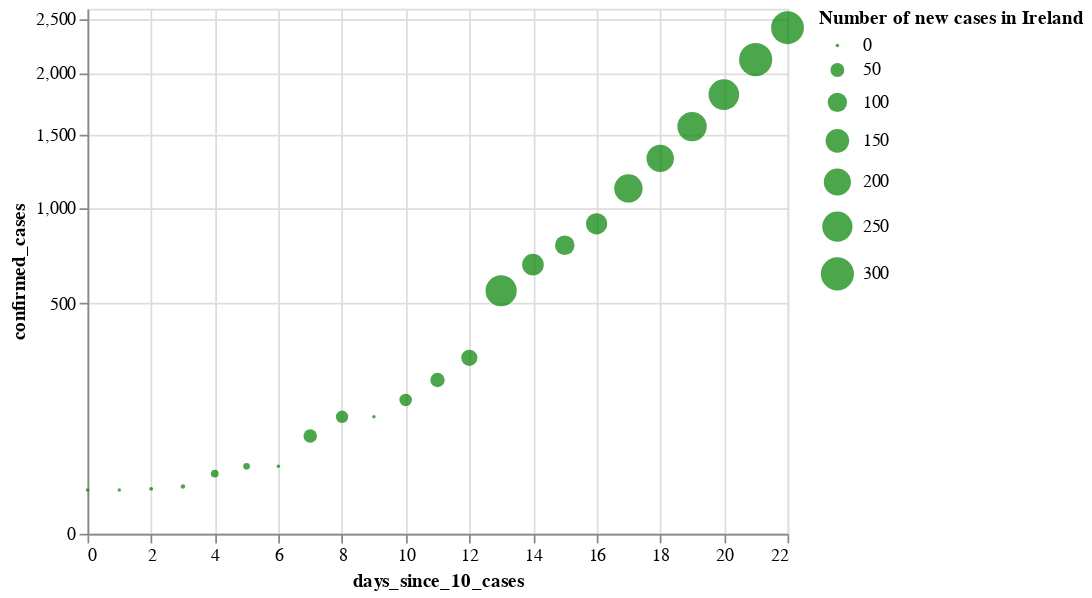

The code cell stored with this chart in its notebook:
### Code cell
#hide

cases_ie_plot = alt.Chart(source_ie).mark_circle(
    color='green',
    opacity=0.7).encode(
    x='days_since_10_cases:Q',
#     y='confirmed_cases:Q',
    y=alt.Y('confirmed_cases:Q', scale=alt.Scale(type='sqrt')),
    size=alt.Size('new_cases:Q', title="Number of new cases in Ireland"),
    tooltip=['country', 'date:T', 'confirmed_cases', 'new_cases']
)#.interactive()

cases_ie_plot

### Figure 1 — Vega-Lite specification as saved in the notebook (floating-point values rounded to 4 significant figures)
{"config": {"view": {"continuousWidth": 400, "continuousHeight": 300}}, "data": {"name": "data-4b656f962742ef0edf51a449fa69f944"}, "mark": {"type": "circle", "color": "green", "opacity": 0.7}, "encoding": {"size": {"type": "quantitative", "field": "new_cases", "title": "Number of new cases in Ireland"}, "tooltip": [{"type": "nominal", "field": "country"}, {"type": "temporal", "field": "date"}, {"type": "quantitative", "field": "confirmed_cases"}, {"type": "quantitative", "field": "new_cases"}], "x": {"type": "quantitative", "field": "days_since_10_cases"}, "y": {"type": "quantitative", "field": "confirmed_cases", "scale": {"type": "sqrt"}}}, "$schema": "https://vega.github.io/schema/vega-lite/v4.0.2.json", "datasets": {"data-4b656f962742ef0edf51a449fa69f944": [{"country": "Ireland", "date": "2020-03-06", "days_since_10_cases": 0, "confirmed_cases": 18, "confirmed_cases_per_million": 4.0, "new_cases": 0}, {"country": "Ireland", "date": "2020-03-07", "days_since_10_cases": 1, "confirmed_cases": 18, "confirmed_cases_per_million": 4.0, "new_cases": 0}, {"country": "Ireland", "date": "2020-03-08", "days_since_10_cases": 2, "confirmed_cases": 19, "confirmed_cases_per_million": 4.0, "new_cases": 1}, {"country": "Ireland", "date": "2020-03-09", "days_since_10_cases": 3, "confirmed_cases": 21, "confirmed_cases_per_million": 4.0, "new_cases": 2}, {"country": "Ireland", "date": "2020-03-10", "days_since_10_cases": 4, "confirmed_cases": 34, "confirmed_cases_per_million": 7.0, "new_cases": 13}, {"country": "Ireland", "date": "2020-03-11", "days_since_10_cases": 5, "confirmed_cases": 43, "confirmed_cases_per_million": 9.0, "new_cases": 9}, {"country": "Ireland", "date": "2020-03-12", "days_since_10_cases": 6, "confirmed_cases": 43, "confirmed_cases_per_million": 9.0, "new_cases": 0}, {"country": "Ireland", "date": "2020-03-13", "days_since_10_cases": 7, "confirmed_cases": 90, "confirmed_cases_per_million": 18.0, "new_cases": 47}, {"country": "Ireland", "date": "2020-03-14", "days_since_10_cases": 8, "confirmed_cases": 129, "confirmed_cases_per_million": 26.0, "new_cases": 39}, {"country": "Ireland", "date": "2020-03-15", "days_since_10_cases": 9, "confirmed_cases": 129, "confirmed_cases_per_million": 26.0, "new_cases": 0}, {"country": "Ireland", "date": "2020-03-16", "days_since_10_cases": 10, "confirmed_cases": 169, "confirmed_cases_per_million": 34.0, "new_cases": 40}, {"country": "Ireland", "date": "2020-03-17", "days_since_10_cases": 11, "confirmed_cases": 223, "confirmed_cases_per_million": 46.0, "new_cases": 54}, {"country": "Ireland", "date": "2020-03-18", "days_since_10_cases": 12, "confirmed_cases": 292, "confirmed_cases_per_million": 60.0, "new_cases": 69}, {"country": "Ireland", "date": "2020-03-19", "days_since_10_cases": 13, "confirmed_cases": 557, "confirmed_cases_per_million": 114.0, "new_cases": 265}, {"country": "Ireland", "date": "2020-03-20", "days_since_10_cases": 14, "confirmed_cases": 683, "confirmed_cases_per_million": 139.0, "new_cases": 126}, {"country": "Ireland", "date": "2020-03-21", "days_since_10_cases": 15, "confirmed_cases": 785, "confirmed_cases_per_million": 160.0, "new_cases": 102}, {"country": "Ireland", "date": "2020-03-22", "days_since_10_cases": 16, "confirmed_cases": 906, "confirmed_cases_per_million": 185.0, "new_cases": 121}, {"country": "Ireland", "date": "2020-03-23", "days_since_10_cases": 17, "confirmed_cases": 1125, "confirmed_cases_per_million": 230.0, "new_cases": 219}, {"country": "Ireland", "date": "2020-03-24", "days_since_10_cases": 18, "confirmed_cases": 1329, "confirmed_cases_per_million": 271.0, "new_cases": 204}, {"country": "Ireland", "date": "2020-03-25", "days_since_10_cases": 19, "confirmed_cases": 1564, "confirmed_cases_per_million": 319.0, "new_cases": 235}, {"country": "Ireland", "date": "2020-03-26", "days_since_10_cases": 20, "confirmed_cases": 1819, "confirmed_cases_per_million": 371.0, "new_cases": 255}, {"country": "Ireland", "date": "2020-03-27", "days_since_10_cases": 21, "confirmed_cases": 2121, "confirmed_cases_per_million": 433.0, "new_cases": 302}, {"country": "Ireland", "date": "2020-03-28", "days_since_10_cases": 22, "confirmed_cases": 2415, "confirmed_cases_per_million": 493.0, "new_cases": 294}]}}
